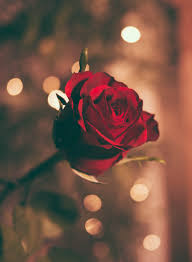
#> input picture 3DReconstruction/pictures/rose.jpeg, 192 x 262 px
$ python test2.py
#> lines starting #> are read from the running program, lines starting #| are printed output that depends on the picture
### 3DReconstruction/cv2_helpers.py
import numpy as np
from cv2 import cv2
from matplotlib import pyplot as plt
from sklearn.preprocessing import normalize

# [6 lines left out: function get_resized, not called in this run]

def get_blackandwhite(image):
    bw_image = cv2.cvtColor(image,cv2.COLOR_BGR2GRAY)
    return bw_image

##________May not workkk!!!_____________
def get_colored(image):
    color_image = cv2.cvtColor(image,cv2.COLOR_GRAY2BGR)
    return color_image
#________________________________________
# [44 lines left out: functions get_resized_and_bw, get_disparity, not called in this run]

def get_frames(video):
    frames = video.get(cv2.CAP_PROP_FRAME_COUNT)
    return frames

def get_fps(video):
    fps = video.get(cv2.CAP_PROP_FPS)
    return fps

# [50 lines left out: functions get_height_width, create_flann_picture, fast_detection, get_orb, compute_disparity, not called in this run]

def get_epipolar_lines(img1,img2):
    pass

# [39 lines left out: function get_callibration_stuff, not called in this run]


### 3DReconstruction/test2.py
from cv2 import cv2
import numpy as np
import cv2_helpers

img = cv2.imread("pictures/rose.jpeg",0)
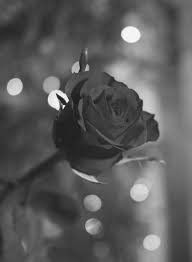
#> img: shape (262, 192); min 16, max 255, mean 91.3

color_image = cv2_helpers.get_colored(img)

cv2.imshow("color image", color_image)
cv2.waitKey(0)
cv2.destroyAllWindows()
